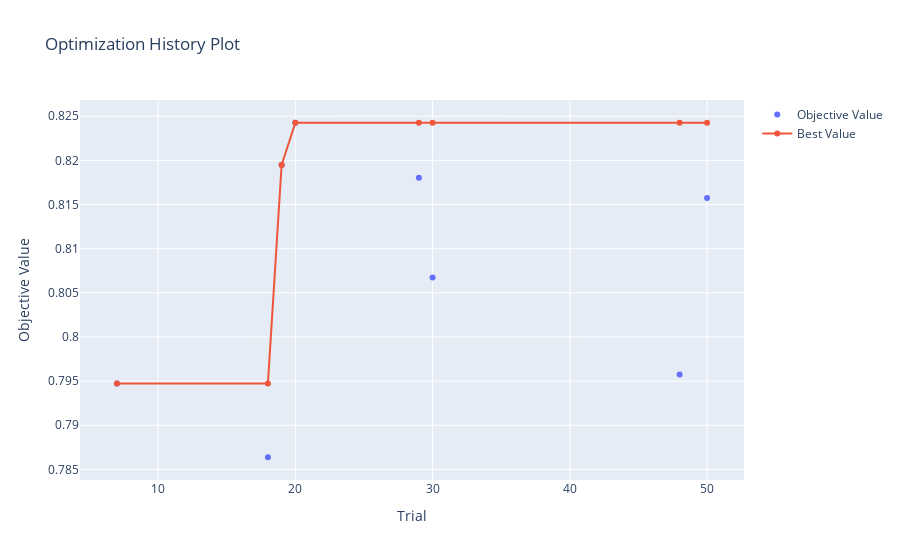

Source (notebook cell):
### Code cell
import optuna
import os 

import optuna.visualization as visualize
#import optuna.visualization.matplotlib as visualize
#refer to https://optuna.readthedocs.io/en/stable/tutorial/10_key_features/005_visualization.html#sphx-glr-tutorial-10-key-features-005-visualization-py 
#for how to plot stuff 


study = optuna.create_study()

#MUST be absolute path!
###100
#db_dir = "/direct/sdcc+u/dyhan316/VAE_ADHD/junbeom_finetuning/finetune_test/optuna_db/ADNI_ALZ_ADCN-freeze-cls-UKByAa64a-train_100-batch_32.db"
#db_dir = "./finetune_test/optuna_db/ADNI_ALZ_ADCN-freeze-cls-None-train_100-batch_32.db"

#db_dir = "/direct/sdcc+u/dyhan316/VAE_ADHD/junbeom_finetuning/finetune_test_same_seed/optuna_db/ADNI_ALZ_ADCN-freeze-cls-UKByAa64a-train_100-batch_32.db"

###20
#db_dir = "/direct/sdcc+u/dyhan316/VAE_ADHD/junbeom_finetuning/finetune_test/optuna_db/ADNI_ALZ_ADCN-freeze-cls-UKByAa64a-train_20-batch_32.db"
#db_dir = "/direct/sdcc+u/dyhan316/VAE_ADHD/junbeom_finetuning/finetune_test/optuna_db/ADNI_ALZ_ADCN-freeze-cls-None-train_20-batch_32.db"


#db_dir = "/direct/sdcc+u/dyhan316/VAE_ADHD/junbeom_finetuning/finetune_test/optuna_db/test-tune_all-cls-y-Aware_Contrastive_MRI_epoch_99-train_20.db"
#db_dir = "/direct/sdcc+u/dyhan316/VAE_ADHD/junbeom_finetuning/finetune_test/optuna_db/test-freeze-cls-None-train_20.db"


#db_dir = "./finetune_ABCD_fix_3_early_loss/optuna_db/ABCD_sex-tune_all-cls-UKByAa64a-train_80-batch_64.db"
#db_dir = "./finetune_ABCD_fix_3_early_loss/optuna_db/ABCD_sex-tune_all-cls-UKBsim64a-train_80-batch_64.db"


#full epoch
#db_dir = "/scratch/connectome/dyhan316/VAE_ADHD/junbeom_finetuning/finetune_ABCD_fix_3_full_epoch/optuna_db/ABCD_sex-tune_all-cls-UKByAa64a-train_80-batch_64.db"
#db_dir = "/scratch/connectome/dyhan316/VAE_ADHD/junbeom_finetuning/finetune_ABCD_fix_3_full_epoch/optuna_db/ADNI_ALZ_ADCN-tune_all-cls-UKByAa64a-train_80-batch_64.db"
#db_dir = "/scratch/connectome/dyhan316/VAE_ADHD/junbeom_finetuning/finetune_ABCD_fix_3_full_epoch/optuna_db/ADNI_ALZ_ADCN-tune_all-cls-None-train_80-batch_64.db"
#db_dir = "/scratch/connectome/dyhan316/VAE_ADHD/junbeom_finetuning/finetune_ABCD_fix_3_full_epoch/optuna_db/ADNI_ALZ_ADCN-tune_all-cls-UKByAg64c-train_80-batch_64.db"


#full epoch with better pruning (not full pruning), batchsize 32
#db_dir = "/scratch/connectome/dyhan316/VAE_ADHD/junbeom_finetuning/finetune_ABCD_fix_3_full_epoch/optuna_db/ABCD_sex-tune_all-cls-UKByAa64a-train_80-batch_32.db"

#db_dir = "/scratch/connectome/dyhan316/VAE_ADHD/junbeom_finetuning/finetune_trash/optuna_db/test-tune_all-cls-y-Aware_Contrastive_MRI_epoch_99-train_50-batch_8.db"


###########
###iterative strat with ABCD
#80 (differing lr schedulers
#db_dir = "/scratch/connectome/dyhan316/VAE_ADHD/junbeom_finetuning/finetune_RESULTS/test_lr_scheduler/custom_5/optuna_db/ABCD_sex-tune_all-cls-UKByAa64a-train_80-batch_32.db"
#db_dir = "/scratch/connectome/dyhan316/VAE_ADHD/junbeom_finetuning/finetune_RESULTS/test_lr_scheduler/lr_plateau/optuna_db/ABCD_sex-tune_all-cls-UKByAa64a-train_80-batch_32.db"
#db_dir = "/scratch/connectome/dyhan316/VAE_ADHD/junbeom_finetuning/finetune_RESULTS/test_lr_scheduler/null/optuna_db/ABCD_sex-tune_all-cls-UKByAa64a-train_80-batch_32.db"
#db_dir = "/scratch/connectome/dyhan316/VAE_ADHD/junbeom_finetuning/finetune_RESULTS/test_lr_scheduler/onecyclelr/optuna_db/ABCD_sex-tune_all-cls-UKByAa64a-train_80-batch_32.db"


#800
#db_dir = "/scratch/connectome/dyhan316/VAE_ADHD/junbeom_finetuning/finetune_RESULTS/test_1000_samples/optuna_db/ABCD_sex-tune_all-cls-UKByAa64a-train_800-batch_32.db"


#
#db_dir = "/scratch/connectome/dyhan316/VAE_ADHD/junbeom_finetuning/finetune_TEST_IF_EVAL_WORKS/optuna_db/ABCD_sex-tune_all-cls-UKByAa64a-train_80-batch_32.db"
#db_dir = "/scratch/connectome/dyhan316/VAE_ADHD/junbeom_finetuning/finetune_trash/optuna_db/test-tune_all-cls-y-Aware_Contrastive_MRI_epoch_99-train_20-batch_8.db"


######TEST_2,3
#db_dir = "/scratch/connectome/dyhan316/VAE_ADHD/junbeom_finetuning/finetune_RESULTS/TEST_2/only_iter_strat/optuna_db/ABCD_sex-tune_all-cls-UKByAa64a-train_80-batch_32.db"
#db_dir = "/scratch/connectome/dyhan316/VAE_ADHD/junbeom_finetuning/finetune_RESULTS/TEST_2/550_cosine_annealing_decay/optuna_db/ABCD_sex-tune_all-cls-UKByAa64a-train_550-batch_32.db"
#db_dir = "/scratch/connectome/dyhan316/VAE_ADHD/junbeom_finetuning/finetune_RESULTS/TEST_3/test_cosine_decay/optuna_db/ABCD_sex-tune_all-cls-UKByAa64a-train_80-batch_32.db"
#db_dir = "/scratch/connectome/dyhan316/VAE_ADHD/junbeom_finetuning/finetune_RESULTS/TEST_3/test_cosine_decay_full_epoch/optuna_db/ABCD_sex-tune_all-cls-UKByAa64a-train_80-batch_32.db"
#db_dir = "/scratch/connectome/dyhan316/VAE_ADHD/junbeom_finetuning/finetune_RESULTS/TEST_3/ADHD_600_imb_strat/optuna_db/ABCD_ADHD-tune_all-cls-UKByAa64a-train_600-batch_64.db"

######TEST4
#db_dir = "/scratch/connectome/dyhan316/VAE_ADHD/junbeom_finetuning/finetune_RESULTS/TEST_4/large_abcd_sex_64/optuna_db/ABCD_sex-tune_all-cls-UKByAa64a-train_7265-batch_64.db"
#db_dir = "/scratch/connectome/dyhan316/VAE_ADHD/junbeom_finetuning/finetune_RESULTS/TEST_4/large_abcd_sex/optuna_db/ABCD_sex-tune_all-cls-UKByAa64a-train_7265-batch_128.db"
#db_dir = "/scratch/connectome/dyhan316/VAE_ADHD/junbeom_finetuning/finetune_RESULTS/TEST_4/large_abcd_sex_64_lr_plateau/optuna_db/ABCD_sex-tune_all-cls-UKByAa64a-train_7265-batch_64.db"

#db_dir = "/scratch/connectome/dyhan316/VAE_ADHD/junbeom_finetuning/finetune_RESULTS/TEST_4/large_abcd_sex_64_shorter/optuna_db/ABCD_sex-tune_all-cls-UKByAa64a-train_7265-batch_64.db"
#db_dir = "/scratch/connectome/dyhan316/VAE_ADHD/junbeom_finetuning/finetune_RESULTS/TEST_4/large_abcd_sex_64_even_shorter/optuna_db/ABCD_sex-tune_all-cls-UKByAa64a-train_7265-batch_64.db"
#db_dir = "/scratch/connectome/dyhan316/VAE_ADHD/junbeom_finetuning/finetune_RESULTS/TEST_4/ADHD_strict_upweight/optuna_db/ABCD_ADHD_strict-tune_all-cls-UKByAa64a-train_2213-batch_64.db"
#db_dir = "/scratch/connectome/dyhan316/VAE_ADHD/junbeom_finetuning/finetune_RESULTS/TEST_4/ADHD_strict_balan_iter_strat_undone/optuna_db/ABCD_ADHD_strict-tune_all-cls-UKByAa64a-train_697-batch_64.db"


##ADHD
#db_dir = "/scratch/connectome/dyhan316/VAE_ADHD/junbeom_finetuning/finetune_RESULTS/TEST_4/ADHD_strict_balan_iter_strat_undone_no_prune/optuna_db/ABCD_ADHD_strict-tune_all-cls-UKByAa64a-train_697-batch_64.db"
#db_dir = "/scratch/connectome/dyhan316/VAE_ADHD/junbeom_finetuning/finetune_RESULTS/TEST_4/ADHD_strict_upweight_no_prune/optuna_db/ABCD_ADHD_strict-tune_all-cls-UKByAa64a-train_2213-batch_64.db"

##ADCN
#db_dir = "/scratch/connectome/dyhan316/VAE_ADHD/junbeom_finetuning/finetune_RESULTS/TEST_4/ADCN_100_samples_100_epoch_balan/optuna_db/ADNI_ALZ_ADCN-tune_all-cls-UKByAa64a-train_80-batch_64.db"
#db_dir = "/scratch/connectome/dyhan316/VAE_ADHD/junbeom_finetuning/finetune_RESULTS/TEST_4/ADCN_100_samples_100_epoch_balan_no_prune/optuna_db/ADNI_ALZ_ADCN-tune_all-cls-UKByAa64a-train_80-batch_64.db"

#####TEST5
##CHA ASDGDD
#db_dir = "/scratch/connectome/dyhan316/VAE_ADHD/junbeom_finetuning/finetune_RESULTS/TEST_5/CHA_ASDGDD/optuna_db/CHA_ASDGDD-tune_all-cls-UKByAa64a-train_237-batch_32.db"
db_dir = "/scratch/connectome/dyhan316/VAE_ADHD/junbeom_finetuning/finetune_RESULTS/TEST_5/CHA_ASDGDD/optuna_db/CHA_ASDGDD-tune_all-cls-None-train_237-batch_32.db"

url = "sqlite:///" + db_dir #os.path.abspath(os.path.join(os.getcwd(), db_dir)) #이건 왜 그런지 abs path로 안줘서 (그렇게 하려고 해도), 안되무!! 
storage = optuna.storages.RDBStorage(
    url = url,
    heartbeat_interval = 60, 
    grace_period = 120    
)
study = optuna.load_study(study_name = "test_study_name", 
                                storage = storage)

print(study.best_trial)

print(study.best_trial.value)

    
visualize.plot_optimization_history(study)#, )
#visualize.plot_intermediate_values(study)#,params = ["weight_decay", "learning_rate"])
#this doesn't work because I didn't use pruner, the intermediate values are not saved

#visualize.plot_pareto_front(study) #for 2~3 objectives

### Figure 1 — Plotly figure (JSON) as saved in the notebook; plotly's stock layout.template omitted (floating-point values rounded to 4 significant figures)
{"data": [{"mode": "markers", "name": "Objective Value", "type": "scatter", "x": [7, 18, 19, 20, 29, 30, 48, 50], "y": [0.7947, 0.7864, 0.8195, 0.8243, 0.818, 0.8067, 0.7957, 0.8157]}, {"name": "Best Value", "type": "scatter", "x": [7, 18, 19, 20, 29, 30, 48, 50], "y": [0.7947, 0.7947, 0.8195, 0.8243, 0.8243, 0.8243, 0.8243, 0.8243]}], "layout": {"autosize": true, "title": {"text": "Optimization History Plot"}, "xaxis": {"autorange": true, "range": [4.452, 52.55], "title": {"text": "Trial"}, "type": "linear"}, "yaxis": {"autorange": true, "range": [0.7833, 0.8274], "title": {"text": "Objective Value"}, "type": "linear"}}}
